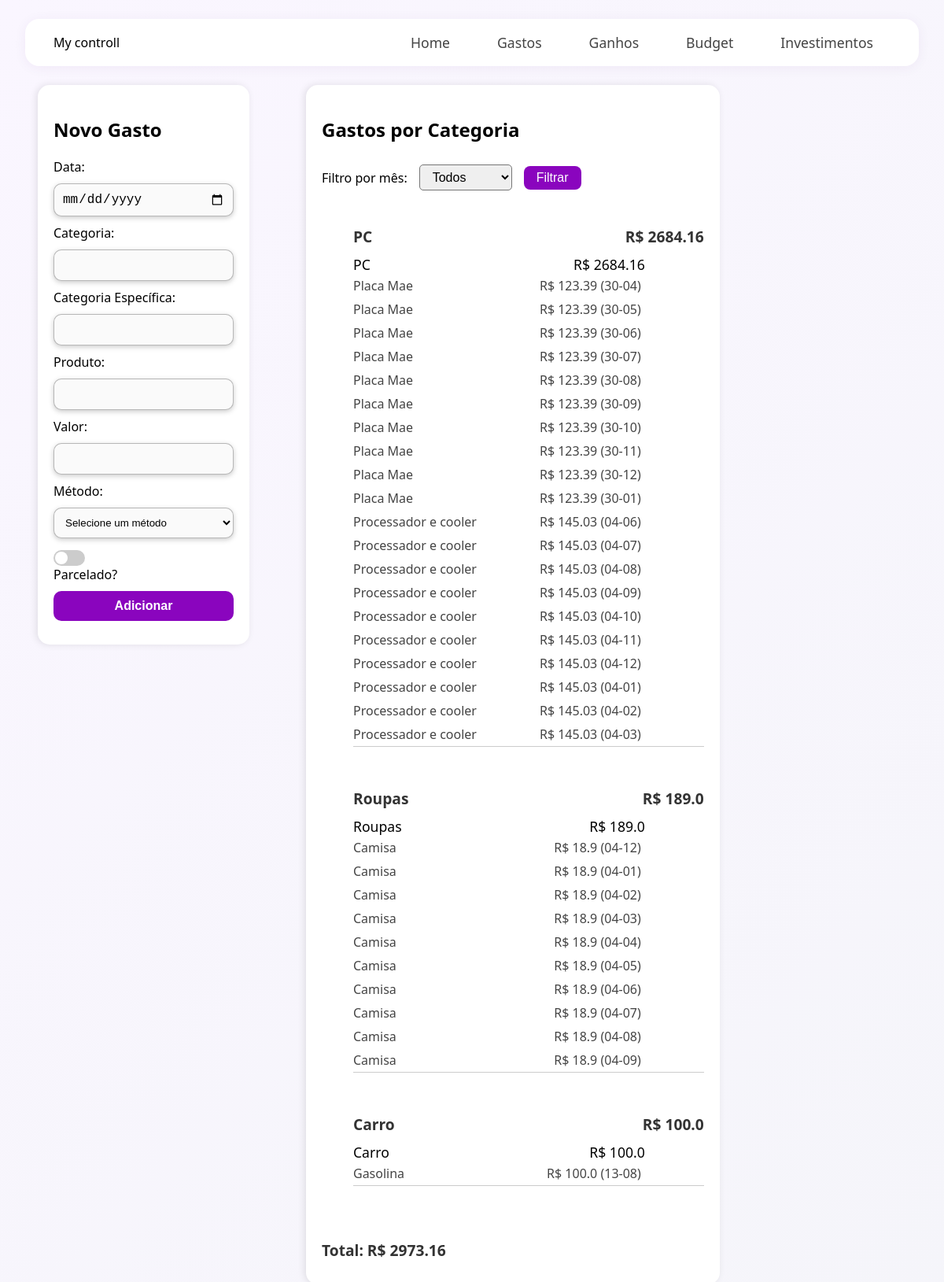
The page /gastos on the database its author committed.
### models.py (models this page shows)
class Gastos(db.Model):
    __tablename__ = 'gastos'
    id = db.Column(db.Integer,primary_key=True)
    data = db.Column(db.Date)
    descricao = db.Column(db.String(100))
    valor = db.Column(db.Float)
    cat1 = db.Column(db.String(50))
    cat2 = db.Column(db.String(50))
    metodo = db.Column(db.String(25))
    idparc = db.Column(db.Integer)
    numparcela = db.Column(db.Integer)

### routes/gastos.py (the view, shortened to what this page needs)
@gastos_bp.route('/gastos',methods=['GET', 'POST'])
def gastos():
    meses_disp = get_meses_disp()
    if request.method == "GET":
        mes = request.args.get('filtro_messel')
        if mes:
            ano, mesnum = mes.split('-')
            gastos = Gastos.query.filter(
                extract('year',Gastos.data) == int(ano),
                extract('month',Gastos.data) == int(mesnum)
            ).all()
        else:
            gastos = Gastos.query.all()
        resumo,totalgasto = bdbuy(gastos)
    return render_template('gastos.html',totalgasto=totalgasto,filtromes=mes, resumo=resumo,gastos=gastos,meses_disp=meses_disp)

### utils.py (called while the page is built)
def get_meses_disp():
     return sorted(set((
        gasto.data.strftime('%Y-%m'),gasto.data.strftime('%b-%Y')) for gasto in Gastos.query.all() if gasto.data))

### templates/gastos.html (shortened to what this page needs)
<!DOCTYPE html>
<html lang="en">
<head>
  <link rel="stylesheet" href="static/style.css" />
</head>
<body>
  <header>
    <nav class="navbar">
      <div class="logo">My controll</div>
      <ul class="nav-tabs">
        <li><a href="/" class="tab-link">Home </a></li>
        <li><a href="/gastos" class="tab-link">Gastos </a></li>
        <li><a href="/ganhos" class="tab-link">Ganhos </a></li>
        <li><a href="/budget" class="tab-link">Budget </a></li>
        <li><a href="/Investimentos" class="tab-link">Investimentos </a></li>
      </ul>
    </nav>
  </header>
  <div class="container">
  <div class="right-side">
    <h2>Novo Gasto</h2>
    <form method="POST" action="/gastos">
      <label id="datalabel">Data:</label>
      <input class="opt" type="date" name="data" required />
      <label>Categoria:</label>
      <input class="opt" type="text" name="cat1" required />
      <label>Categoria Específica:</label>
      <input class="opt" type="text" name="cat2"/>
      <label>Produto:</label>
      <input class="opt" type="text" name="produto" required />
      <label>Valor:</label>
      <input class="opt" id="valorprod" type="number" step="0.01" name="valor" required />
      <label>Método:</label>
      <select class="opt" name="metodo" required >
        <option value="">Selecione um método</option>
      </select>
      <label class="switch">
        <span class="slider round"></span>
      </label>
      Parcelado?
      <button class="botao" type="submit">Adicionar</button>
    </form>
  </div>
  <div class="left-side">
    <h2>Gastos por Categoria</h2>
    <div>
    <form method="GET" action="/gastos" class="botefilt">
      <label for="filtro_mes">Filtro por mês: </label>
      <select name="filtro_messel" id="filtro_mes">
          <option value="">Todos</option>
      </select>
      <button class="filterbot" type="submit">Filtrar</button>
    </form>
    </div>
    <div class = caixainfos>
      <ul>
        {% for cat, dadoscat2 in resumo.items() %}
        <div class="categorias">
          <span class="titcats"> {{cat}}</span>
          <span class="valorcats">R$ {{dadoscat2.total | round(2)}}</span>
        </div>
        {% for cat2 ,dados in dadoscat2.subcategorias.items() %}
        <div class="categorias2">
          <span  class="titcats">  {{cat2}}  </span>
          <span class="valorcats2">R$ {{ dados.total | round(2)}} </span>
        </div>
        {% for item in dados.gastos %}
        <div class="produtos">
          <span onclick="window.location.href='{{ url_for('gastos.editar_gasto',id=item.id)}}'" style="cursor: pointer;">
            {{item.descricao}}</span>
          <span class="prodvalor">R$ {{item.valor | round(2)}} ({{item.data}})</span>
        </div>
        {% endfor %}
        <div>
          <hr class="divisoria">
        </div>
        <br>
        <br>
        {% endfor %}
        {% endfor %}
      </ul>
      <br>
      <br>
    </div>
    <div class="totfim">
      <span class="categorias">Total: R$ {{totalgasto | round(2)}}</span>
    </div>
  </div>
</div>
</body>
</html>

### static/style.css (style rules this page uses)
body { background: linear-gradient(135deg, #faf6ff 0%, #f5f5fa 100%); margin: 0; font-family: 'Segoe UI', 'Roboto', Arial, sans-serif; }
.navbar { display: flex; justify-content: space-between; align-items: center; padding: 18px 36px; background: #fff; box-shadow: 0 2px 16px 0 rgba(90,0,120,0.06); border-radius: 18px; margin: 24px 32px; position: sticky; top: 0; z-index: 10; }
.nav-tabs { display: flex; gap: 16px; list-style: none; padding: 0; margin: 0; }
.tab-link { text-decoration: none; color: #444; padding: 8px 22px; border-radius: 18px; font-size: 1.1rem; font-weight: 500; background: none; transition: background 0.2s, color 0.2s; }
.right-side { flex: 1; background-color: #ffffff; border-radius: 15px; padding: 20px; box-shadow:-2px 0 10px rgba(0, 0, 0, 0.1); max-width: fit-content; max-height: fit-content; margin: 0px 36px; }
.left-side { background-color: #ffffff; border-radius: 15px; padding: 20px; box-shadow:-2px 0 10px rgba(0, 0, 0, 0.1); max-width: fit-content; max-height: fit-content; margin: 0px 36px; align-items: flex-start; }
.container { display: flex; width: 100%; height: fit-content; margin: 12px; }
form { display: flex; flex-direction: column; }
form input , form button { margin: 10px 0; padding: 10px; font-size: 16px; }
.switch { position: relative; display: inline-block; width: 40px; height: 20px; margin-top: 15px; }
.slider { position: absolute; cursor: pointer; top: 0; left: 0; right: 0; bottom: 0; background-color: #ccc; transition: .4s; border-radius: 20px; }
.slider:before { position: absolute; content: ""; height: 16px; width: 16px; left: 2px; bottom: 2px; background-color: white; transition: .4s; border-radius: 50%; }
.opt { margin-top: 10px; padding: 10px; background-color: #fafafa; border: 1px solid #00000045; border-radius: 10px; box-shadow: 0 2px 6px #ccc; }
.botao { color: white; font-weight: bold; background-color: #8A05BE; border: #444; border-radius: 10px; cursor: pointer; }
.botefilt { align-items: center; display: flex; gap: 15px; margin: 20px 0; flex-direction: row; }
.botefilt select { padding: 6px 12px; border-radius: 5px; font-size: 1rem; cursor: pointer; transition: border 0.2s ease; }
.filterbot { background-color: #8A05BE; color: white; border: none; border-radius: 8px; padding: 6px 16px; cursor: pointer; transition: background 0.2s ease; }
.caixainfos { display: flex; align-items: center; }
.categorias { display: flex; justify-content: space-between ; align-items: center; font-weight: bold; font-size: 1.2rem; color: #333; margin-bottom: 10px; }
.categorias2 { display: flex; justify-content: space-between ; align-items: center; font-size: 1.1rem; color: #000; }
.valorcats { text-align: right; padding-left: 90px; }
.valorcats2 { text-align: right; padding:0px 75px; }
.produtos { display: flex; justify-content: space-between; padding: 4px 0; color: #444; }
.prodvalor { text-align: left; padding:0px 80px; }
.divisoria { border: none; border-top: 1px solid #ccc; margin-top: 0px; }

### rows shown on the page
Gastos: cat1 "PC", total "2684.16", descricao "Placa Mae", valor "123.39", data "30-04"
Gastos: descricao "Placa Mae", valor "123.39", data "30-05"
Gastos: descricao "Placa Mae", valor "123.39", data "30-06"
Gastos: descricao "Placa Mae", valor "123.39", data "30-07"
Gastos: descricao "Placa Mae", valor "123.39", data "30-08"
Gastos: descricao "Placa Mae", valor "123.39", data "30-09"
Gastos: descricao "Placa Mae", valor "123.39", data "30-10"
Gastos: descricao "Placa Mae", valor "123.39", data "30-11"
Gastos: descricao "Placa Mae", valor "123.39", data "30-12"
Gastos: descricao "Placa Mae", valor "123.39", data "30-01"
Gastos: descricao "Processador e cooler", valor "145.03", data "04-06"
Gastos: descricao "Processador e cooler", valor "145.03", data "04-07"
Gastos: descricao "Processador e cooler", valor "145.03", data "04-08"
Gastos: descricao "Processador e cooler", valor "145.03", data "04-09"
Gastos: descricao "Processador e cooler", valor "145.03", data "04-10"
Gastos: descricao "Processador e cooler", valor "145.03", data "04-11"
Gastos: descricao "Processador e cooler", valor "145.03", data "04-12"
Gastos: descricao "Processador e cooler", valor "145.03", data "04-01"
Gastos: descricao "Processador e cooler", valor "145.03", data "04-02"
Gastos: descricao "Processador e cooler", valor "145.03", data "04-03"
Gastos: cat1 "Roupas", total "189.0", descricao "Camisa", valor "18.9", data "04-12"
Gastos: descricao "Camisa", valor "18.9", data "04-01"
Gastos: descricao "Camisa", valor "18.9", data "04-02"
Gastos: descricao "Camisa", valor "18.9", data "04-03"
Gastos: descricao "Camisa", valor "18.9", data "04-04"
Gastos: descricao "Camisa", valor "18.9", data "04-05"
Gastos: descricao "Camisa", valor "18.9", data "04-06"
Gastos: descricao "Camisa", valor "18.9", data "04-07"
Gastos: descricao "Camisa", valor "18.9", data "04-08"
Gastos: descricao "Camisa", valor "18.9", data "04-09"
Gastos: cat1 "Carro", total "100.0", descricao "Gasolina", valor "100.0", data "13-08"

### other values the page prints
{{ totalgasto | round(2) }} "2973.16"
